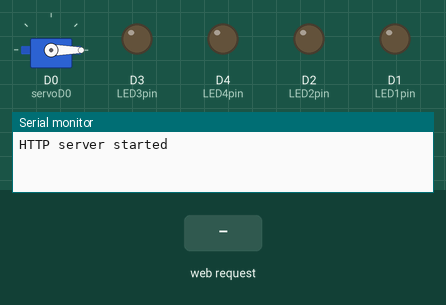
Recording of a sketch running on a simulated ESP8266 (NodeMCU). Parts: servo, output pins drawn as LEDs (lit = HIGH), the last lines printed to the serial monitor. The test bench sets the inputs (shaded band).

Above: at 1.3 s.
1.4 s: HTTP request GET /led1on received
At 1.7 s:
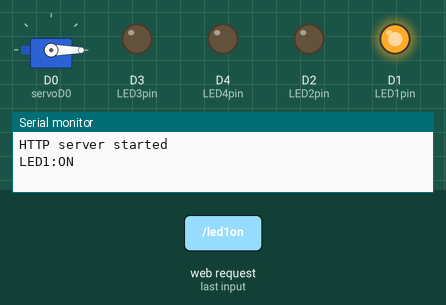
2.9 s: HTTP request GET /motor90 received
At 4.0 s:
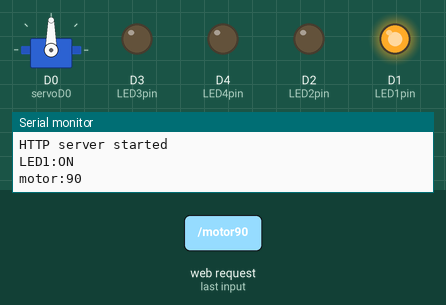
4.4 s: HTTP request GET /led1off received
At 5.1 s:
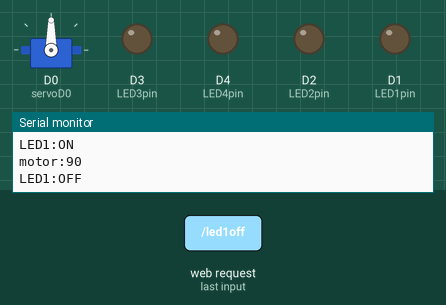
5.9 s: HTTP request GET /led2on received
At 6.3 s:
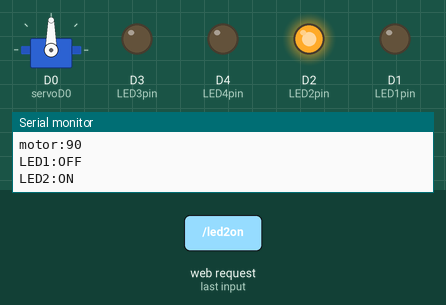
7.4 s: HTTP request GET /led3on received
At 8.6 s:
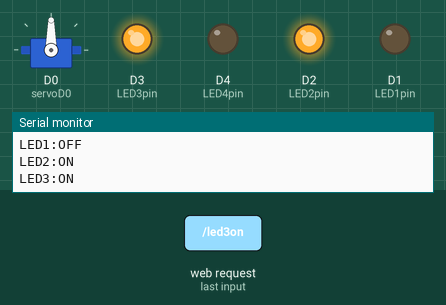
8.9 s: HTTP request GET /led2off received
At 9.8 s:
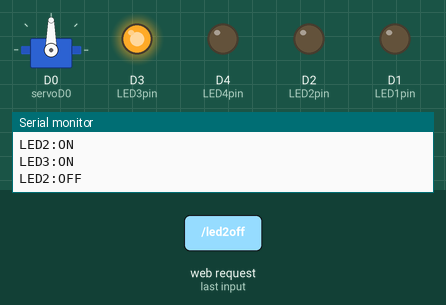
Timing chart, 0 to 11.4 s (numbered marks = the images above; inputs shaded):
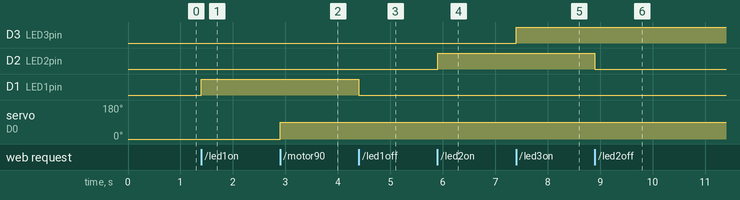

The sketch:

ESP82663.ino
```cpp
//writer by ommn for khalid Nawar Rashdan Al-Motery
//966555780422+

#include <ESP8266WiFi.h>
#include <ESP8266WebServer.h>
#include <Servo.h>

const char* ssid = "NodeMCUESP8266";
const char* password = "12345678";

IPAddress local_ip(192,168,1,1);
IPAddress gateway(192,168,1,1);
IPAddress subnet(255,255,255,0);

ESP8266WebServer server(80);

uint8_t LED1pin = D1;
bool LED1status = LOW;

uint8_t LED2pin = D2;
bool LED2status = LOW;

uint8_t LED3pin = D3;
bool LED3status = LOW;

uint8_t LED4pin = D4;
bool LED4status = LOW;

Servo servoD0;
bool MOTORstatus = LOW;


void setup() {
  Serial.begin(115200);
  pinMode(LED1pin, OUTPUT);
  pinMode(LED2pin, OUTPUT);
  pinMode(LED3pin, OUTPUT);
  pinMode(LED4pin, OUTPUT);
  servoD0.attach(16);
  servoD0.write(0);

  WiFi.softAP(ssid, password);
  WiFi.softAPConfig(local_ip, gateway, subnet);
  delay(100);

  server.on("/", handle_OnConnect);
  server.on("/led1on", handle_led1on);
  server.on("/led1off", handle_led1off);
  server.on("/led2on", handle_led2on);
  server.on("/led2off", handle_led2off);
  server.on("/led3on", handle_led3on);
  server.on("/led3off", handle_led3off);
  server.on("/led4on", handle_led4on);
  server.on("/led4off", handle_led4off);
  server.on("/motor90", handle_motor90);
  server.on("/motor0", handle_motor0);
  server.onNotFound(handle_NotFound);

  server.begin();
  Serial.println("HTTP server started");
}
void loop() {
  server.handleClient();
  if(LED1status)
  {digitalWrite(LED1pin, HIGH);}
  else
  {digitalWrite(LED1pin, LOW);}

  if(LED2status)
  {digitalWrite(LED2pin, HIGH);}
  else
  {digitalWrite(LED2pin, LOW);}

  if(LED3status)
  {digitalWrite(LED3pin, HIGH);}
  else
  {digitalWrite(LED3pin, LOW);}

  if(LED4status)
  {digitalWrite(LED4pin, HIGH);}
  else
  {digitalWrite(LED4pin, LOW);}

}

void handle_OnConnect() {
  LED1status = LOW;
  LED2status = LOW;
  LED3status = LOW;
  LED4status = LOW;
  MOTORstatus = LOW;
  servoD0.write(0);
  Serial.println("LED1:OFF | LED2:OFF | LED3:OFF | LED4:OFF | MOTOR:0");
  server.send(200, "text/html", SendHTML(LED1status,LED2status,LED3status,LED4status,MOTORstatus));
}

void handle_led1on() {
  LED1status = HIGH;
  Serial.println("LED1:ON");
  server.send(200, "text/html", SendHTML(true,LED2status,LED3status,LED4status,MOTORstatus));
}

void handle_led1off() {
  LED1status = LOW;
  Serial.println("LED1:OFF");
  server.send(200, "text/html", SendHTML(false,LED2status,LED3status,LED4status,MOTORstatus));
}

void handle_led2on() {
  LED2status = HIGH;
  Serial.println("LED2:ON");
  server.send(200, "text/html", SendHTML(LED1status,true,LED3status,LED4status,MOTORstatus));
}

void handle_led2off() {
  LED2status = LOW;
  Serial.println("LED2:OFF");
  server.send(200, "text/html", SendHTML(LED1status,false,LED3status,LED4status,MOTORstatus));
}

void handle_led3on() {
  LED3status = HIGH;
  Serial.println("LED3:ON");
  server.send(200, "text/html", SendHTML(LED1status,LED2status,true,LED4status,MOTORstatus));
}

void handle_led3off() {
  LED3status = LOW;
  Serial.println("LED3:OFF");
  server.send(200, "text/html", SendHTML(LED1status,LED2status,false,LED4status,MOTORstatus));
}

void handle_led4on() {
  LED4status = HIGH;
  Serial.println("LED4:ON");
  server.send(200, "text/html", SendHTML(LED1status,LED2status,LED3status,true,MOTORstatus));
}

void handle_led4off() {
  LED4status = LOW;
  Serial.println("LED4:OFF");
  server.send(200, "text/html", SendHTML(LED1status,LED2status,LED3status,false,MOTORstatus));
}

void handle_motor90() {
  MOTORstatus = HIGH;
  servoD0.write(90);
  Serial.println("motor:90");
  server.send(200, "text/html", SendHTML(LED1status,LED2status,LED3status,LED4status,true));
}

void handle_motor0() {
  MOTORstatus = LOW;
  servoD0.write(0);
  Serial.println("motor:0");
  server.send(200, "text/html", SendHTML(LED1status,LED2status,LED3status,LED4status,false));
}

void handle_NotFound(){
  server.send(404, "text/plain", "Not found");
}

String SendHTML(uint8_t led1stat,uint8_t led2stat,uint8_t led3stat,uint8_t led4stat,uint8_t motorstat){
  String ptr = "<!DOCTYPE html> <html>\n";
  ptr +="<head><meta name=\"viewport\" content=\"width=device-width, initial-scale=1.0, user-scalable=no\">\n";
  ptr +="<title>LED Control</title>\n";
  ptr +="<style>html { font-family: Helvetica; display: inline-block; margin: 0px auto; text-align: center;}\n";
  ptr +="body{margin-top: 5px;} h1 {color: #444444;margin: 5px auto 10px;} h3 {color: #444444;margin-bottom: 5px;}\n";
  ptr +=".button {display: block;width: 80px;background-color: #1abc9c;border: none;color: white;padding: 13px 30px;text-decoration: none;font-size: 25px;margin: 0px auto 9px;cursor: pointer;border-radius: 4px;}\n";
  ptr +=".button-on {background-color: #1abc9c;}\n";
  ptr +=".button-on:active {background-color: #16a085;}\n";
  ptr +=".button-off {background-color: #34495e;}\n";
  ptr +=".button-off:active {background-color: #2c3e50;}\n";
  ptr +="p {font-size: 15px;color: #888;margin-bottom: 5px;}\n";
  ptr +="</style>\n";
  ptr +="</head>\n";
  ptr +="<body>\n";
  ptr +="<h1>Nawar Al-Motery</h1>\n";

   if(led1stat)
  {ptr +="<p>LED1 Status: ON</p><a class=\"button button-off\" href=\"/led1off\">OFF</a>\n";}
  else
  {ptr +="<p>LED1 Status: OFF</p><a class=\"button button-on\" href=\"/led1on\">ON</a>\n";}

  if(led2stat)
  {ptr +="<p>LED2 Status: ON</p><a class=\"button button-off\" href=\"/led2off\">OFF</a>\n";}
  else
  {ptr +="<p>LED2 Status: OFF</p><a class=\"button button-on\" href=\"/led2on\">ON</a>\n";}

  if(led3stat)
  {ptr +="<p>LED3 Status: ON</p><a class=\"button button-off\" href=\"/led3off\">OFF</a>\n";}
  else
  {ptr +="<p>LED3 Status: OFF</p><a class=\"button button-on\" href=\"/led3on\">ON</a>\n";}

  if(led4stat)
  {ptr +="<p>LED4 Status: ON</p><a class=\"button button-off\" href=\"/led4off\">OFF</a>\n";}
  else
  {ptr +="<p>LED4 Status: OFF</p><a class=\"button button-on\" href=\"/led4on\">ON</a>\n";}

  if(motorstat)
  {ptr +="<p>MOTOR Status: 90</p><a class=\"button button-off\" href=\"/motor0\">0</a>\n";}
  else
  {ptr +="<p>MOTOR Status: 0</p><a class=\"button button-on\" href=\"/motor90\">90</a>\n";}

  ptr +="</body>\n";
  ptr +="</html>\n";
  return ptr;
}
```

Measured:
- after the input at 1.4 s, D1 (LED1pin): LOW → HIGH at once
- after the input at 2.9 s, servo on D0 (servoD0): 0° → 90° at once
- after the input at 4.4 s, D1 (LED1pin): HIGH → LOW at once
- after the input at 5.9 s, D2 (LED2pin): LOW → HIGH at once
- after the input at 7.4 s, D3 (LED3pin): LOW → HIGH at once
- after the input at 8.9 s, D2 (LED2pin): HIGH → LOW at once
